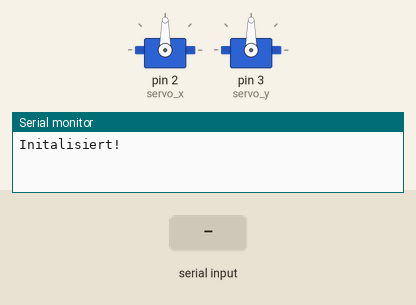
Recording of a sketch running on a simulated Arduino Uno, built with avr-gcc and run on an emulated ATmega328P. On the bench: 2 × servo, the last lines printed to the serial monitor. The test bench sets the inputs (shaded band).

Above: at 1.2 s.
1.3 s: "1\n" received over Serial
At 2.4 s:
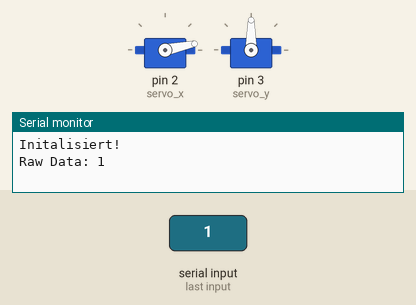
2.8 s: "1,90,45\n" received over Serial
At 3.7 s:
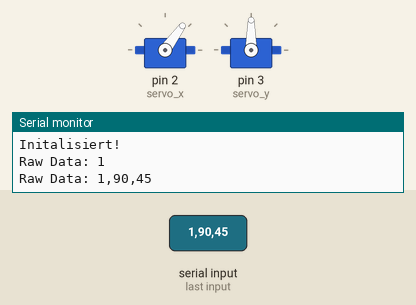
4.3 s: "2\n" received over Serial
At 4.6 s:
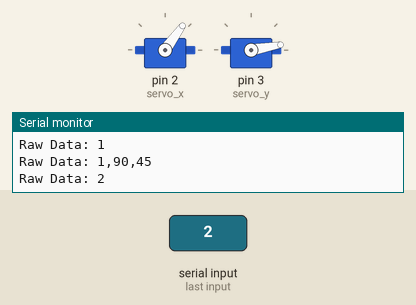
5.8 s: "1,90\n" received over Serial
At 7.1 s:
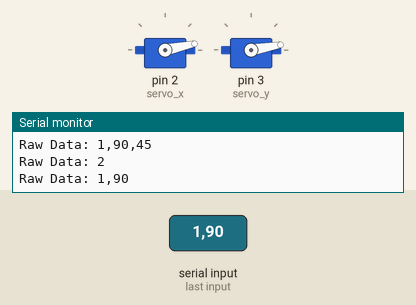
Timing chart, 0 to 8.3 s (numbered marks = the images above; inputs shaded):
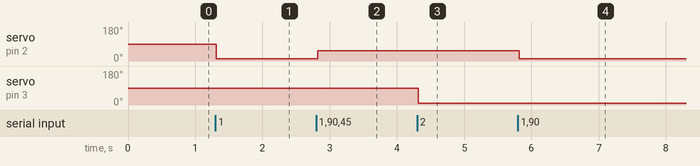

The sketch:

Controll.ino
```cpp
#include <Servo.h>
Servo servo_x;
Servo servo_y;

int intLoopCounter = 0;
String strSerialInput = "";

void setup() {
  servo_x.attach(2); //Servo 1 an PIN 2 | min: 12 | max: 180 | norm: 101
  servo_y.attach(3); //Servo 2 an PIN 3 | min: 10 | max: 180 | norm: 100
  Serial.begin(57600);  //Serieller Port on 57600
  Serial.println("Initalisiert!");
}

String getValue(String data, char separator, int index)
{
  int found = 0;
  int strIndex[] = {0, -1};
  int maxIndex = data.length()-1;

  for(int i=0; i<=maxIndex && found<=index; i++){
    if(data.charAt(i)==separator || i==maxIndex){
        found++;
        strIndex[0] = strIndex[1]+1;
        strIndex[1] = (i == maxIndex) ? i+1 : i;
    }
  }

  return found>index ? data.substring(strIndex[0], strIndex[1]) : "";
}

void loop() {
  //Nicht zu viel Stress
  delay(1);
  ExecuteSerialCommand();
}

void ExecuteSerialCommand(){
  String serialData = GetPossibleSerialData();

  if(serialData != "") {

    /* RAW Data Construction:

    01      1     180
    ---------------------
    Aktor   AN    Stärke
    Servo 1 AN    Grad
    Motor 1 Links 100% Geschwindigkeit
    Licht 1 AN    100% Helligkeit

    */

    Serial.print("\nRaw Data: " + serialData);

    int Aktor = getValue(serialData, ',', 0).toInt();
    int Status = getValue(serialData, ',', 1).toInt();
    int Aktion = getValue(serialData, ',', 2).toInt();

    switch (Aktor) {

      case 1: //Servo X
        if((Aktion >= 0) && (Aktion <= 180)) {
          Aktion = map(Aktion, 0, 180, 12, 180);
          servo_x.write(Aktion);
        }
        break;

       case 2: //Servo Y
        if((Aktion >= 0) && (Aktion <= 180)) {
          Aktion = map(Aktion, 0, 180, 10, 180);
          servo_y.write(Aktion);
        }
        break;

       case 3: //Motor A /Links
        if((Aktion >= 0) && (Aktion <= 100)) {
          Serial.print("\nMotor 1: " + Aktion);
        }
        break;

      default:
        Serial.print("\nGebe Bitte einen Aktor an!");
    }
  }
}

String GetPossibleSerialData() {
  String retVal;
  int iteration = 10;
  if(strSerialInput.length() > 0) {
    if(intLoopCounter > strSerialInput.length() + iteration) {
      retVal = strSerialInput;
      strSerialInput = "";
      intLoopCounter = 0;
    }
    intLoopCounter++;
  }

  return retVal;
}

void serialEvent() {
  while(Serial.available()) {
    strSerialInput.concat((char) Serial.read());
  }
}
```

Measured:
- after the input at 1.3 s, servo on pin 2 (servo_x): 90° → 12° at once
- after the input at 2.8 s, servo on pin 2 (servo_x): 12° → 54° at once
- after the input at 4.3 s, servo on pin 3 (servo_y): 90° → 10° at once
- after the input at 5.8 s, servo on pin 2 (servo_x): 54° → 12° at once
